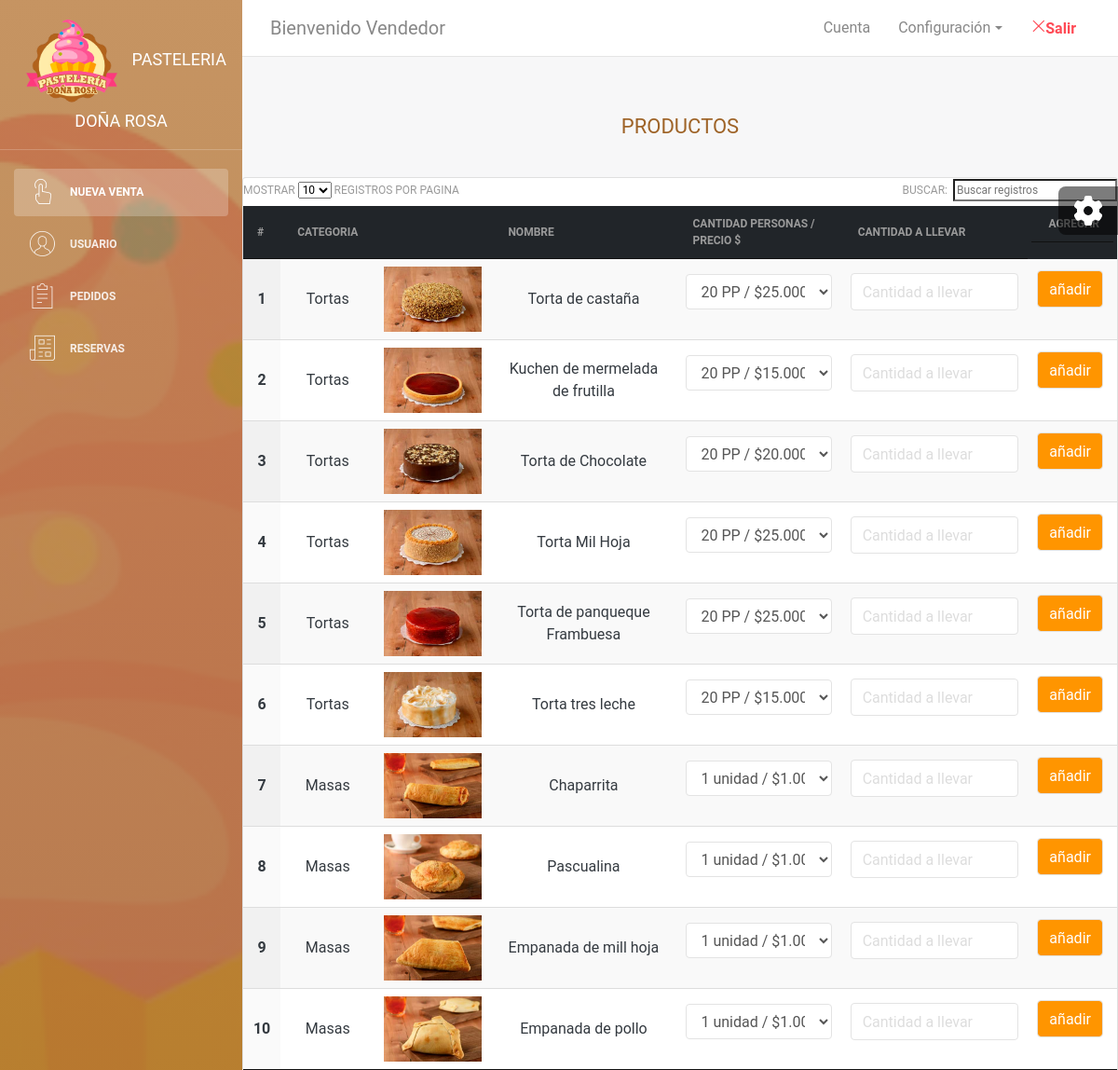
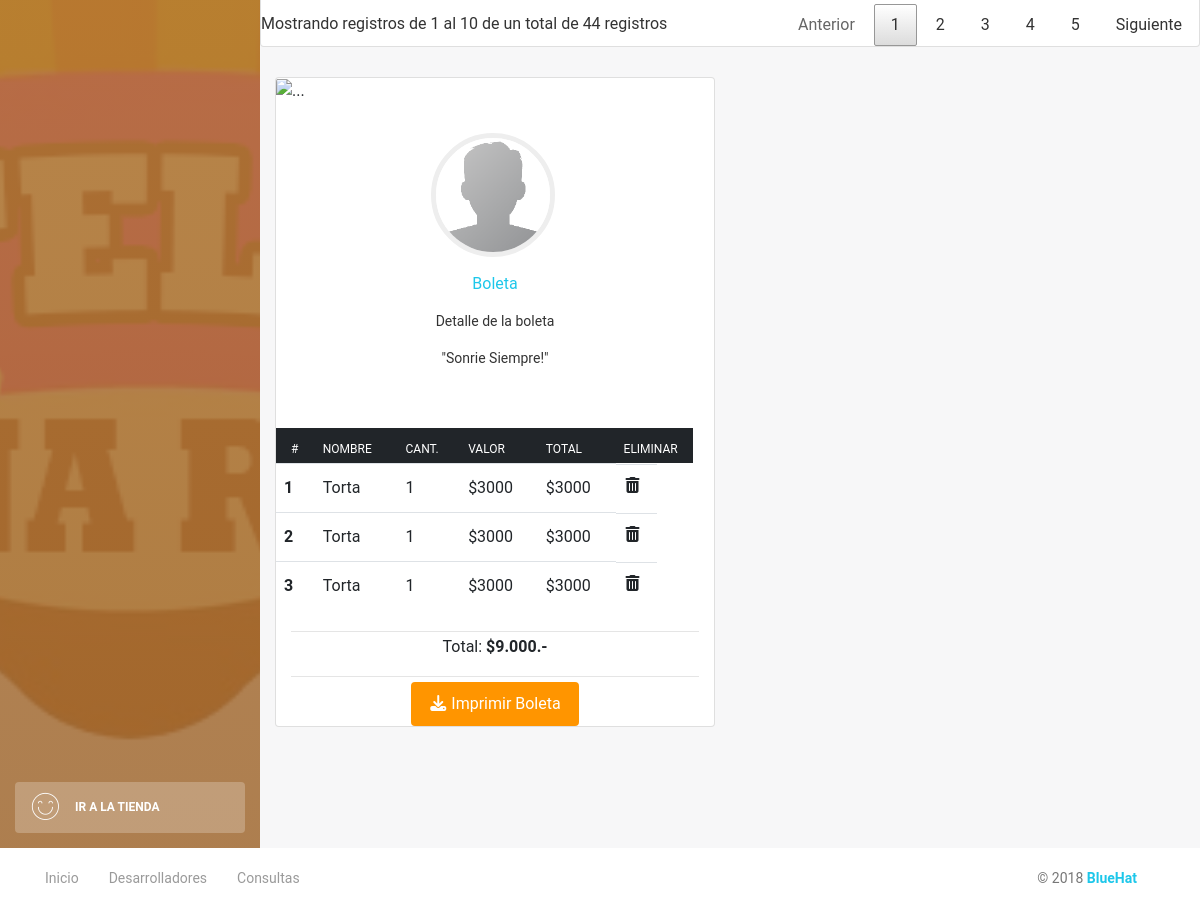
/local/ventas.php, run on the app's committed database (2 pictures, top to bottom).
### tables this page shows
CREATE TABLE producto (
    id_producto       INTEGER NOT NULL PRIMARY KEY,
    cod_producto      INTEGER NOT NULL,
    nombre_producto   VARCHAR(50) NOT NULL,
    imagen            VARCHAR(60),
    tamano            VARCHAR(60),
    activo            INTEGER NOT NULL,
    id_cate           VARCHAR (60) NOT NULL
);

CREATE TABLE categoria (
    id_cate       INTEGER NOT NULL,
    nombre_cate   VARCHAR(40) NOT NULL,
    activo        INTEGER NOT NULL
);

### local/ventas.php (the view, shortened to what the rows shown need)
<?php
  require_once('../DAO/ProductoDAO.php');
  require_once('../DAO/ProductoPrecioDAO.php');
  require_once('../DAO/CategoriaDAO.php');
?>
<!DOCTYPE html>
<html lang="es">
<head>
    <link href="../FrWork/bootstrap/css/bootstrap.min.css" rel="stylesheet" />
    <link href="../FrWork/bootstrap/css/light-bootstrap-dashboard.css?v=2.0.1" rel="stylesheet" />
    <link href="../FrWork/bootstrap/css/demo.css" rel="stylesheet" />
    <link href="../FrWork/bootstrap/css/style.css" rel="stylesheet" />
    <link href="../FrWork/datatables/jquery.dataTables.min.css" rel="stylesheet" />
</head>
<body>
    <div class="wrapper">
        <div class="main-panel">
            <div class="content container">
                <div class="row">
                    <div class="col-md-12">
                        <div class="text-center">
                            <br>
                            <div class="card-deck text-center  card colorC">
                                <div>
                                    <div>
                                        <table class="table table-dark display" id="example" cellspacing="0" style="width:100%">
                                            <thead>
                                                <tr>
                                                    <th scope="col">#</th>
                                                    <th scope="col">Categoria</th>
                                                    <th scope="col"></th>
                                                    <th scope="col">Nombre</th>
                                                    <th scope="col">Cantidad Personas / Precio $</th>
                                                    <th scope="col">Cantidad a llevar</th>
                                                    <th scope="col">Agregar</th>
                                                </tr>
                                            </thead>
                                            <tbody class="text-center text-dark">
                                                <?php
                                                  $productos = ProductoDAO::readAll();
                                                  foreach($productos as $tipo){
                                                    echo "<tr>";
                                                        echo "<th scope='row'>" . $tipo->getIdProducto() . "</th>";
                                                        $nom = CategoriaDAO::sqlSelect($tipo->getIdCate())->getNombreCate();
                                                        echo "<td>" . $nom  . "</td>";
                                                        echo "<td> <img src='../img/productos/" . $tipo->getImagen() . "' alt='' height='70' /></td>";
                                                        echo "<td>" . $tipo->getNombreProducto() . "</td>";
                                                        echo "<td>";
                                                            echo "<div class='form-group'>";
                                                                echo "<select class='form-control' id='torta'>";
                                                                    $precios = ProductoPrecioDAO::idRealAll($tipo->getIdProducto());
                                                                    foreach($precios as $p){
                                                                        echo "<option value=" . $p->getPrecio() . " >" . $p->getDescripcion() . "</option>";
                                                                    }
                                                                echo "</select>";
                                                            echo "</div>";
                                                        echo "</td>";
                                                        echo "<td>";
                                                        echo "<div class='form-group'>";
                                                            echo "<input type='number' name='cantidad' class='form-control' id='cantidad' maxlength='2' placeholder='Cantidad a llevar'>";
                                                        echo "</div>";
                                                        echo "</td>";
                                                        echo "<td>";
                                                        echo "<div class='form-group py-1'>";
                                                        echo "<button type='submit' name=" . $p->getIdProducto() .  " class='btn btn-info btn-fill pull-right btn-warning form-control'>";
                                                            echo "añadir";
                                                            echo "</button>";
                                                        echo "</div>";
                                                    echo "</td>";
                                                    echo "</tr>";
                                                  }
                                                ?>
                                            </tbody>
                                        </table>
                                    </div>
                                </div>
                                <br>
                                <br>
                                <br>
                                <br>
                                <br>
                                <br>
                                <br>
                            </div>
                        </div>
                    </div>
                    <div class="col-md-6">
                        <div class="card card-user">
                            <table class="table">
                                <thead class="thead-dark">
                                    <tr>
                                        <th scope="col">#</th>
                                        <th scope="col">NOMBRE</th>
                                        <th scope="col">CANT.</th>
                                        <th scope="col">VALOR</th>
                                        <th scope="col">TOTAL</th>
                                        <th scope="col">ELIMINAR</th>
                                    </tr>
                                </thead>
                                <tbody>
                                    <tr>
                                        <th scope="row">1</th>
                                    </tr>
                                    <tr>
                                        <th scope="row">2</th>
                                    </tr>
                                    <tr>
                                        <th scope="row">3</th>
                                    </tr>
                                </tbody>
                            </table>
                        </div>
                    </div>
                </div>
            </div>
        </div>
    </div>
</body>
</html>

### data on the page
producto: id_producto "1", id_cate.nombre_cate "Tortas", imagen (picture), nombre_producto "Torta de castaña"
producto: id_producto "2", id_cate.nombre_cate "Tortas", imagen (picture), nombre_producto "Kuchen de mermelada de frutilla"
producto: id_producto "3", id_cate.nombre_cate "Tortas", imagen (picture), nombre_producto "Torta de Chocolate"
producto: id_producto "4", id_cate.nombre_cate "Tortas", imagen (picture), nombre_producto "Torta Mil Hoja"
producto: id_producto "5", id_cate.nombre_cate "Tortas", imagen (picture), nombre_producto "Torta de panqueque Frambuesa"
producto: id_producto "6", id_cate.nombre_cate "Tortas", imagen (picture), nombre_producto "Torta tres leche"
producto: id_producto "7", id_cate.nombre_cate "Masas", imagen (picture), nombre_producto "Chaparrita"
producto: id_producto "8", id_cate.nombre_cate "Masas", imagen (picture), nombre_producto "Pascualina"
producto: id_producto "9", id_cate.nombre_cate "Masas", imagen (picture), nombre_producto "Empanada de mill hoja"
producto: id_producto "10", id_cate.nombre_cate "Masas", imagen (picture), nombre_producto "Empanada de pollo"

### other printed values
form field value "20 PP / $25.000"
form field value "20 PP / $15.000"
form field value "20 PP / $20.000"
form field value "1 unidad / $1.000"
